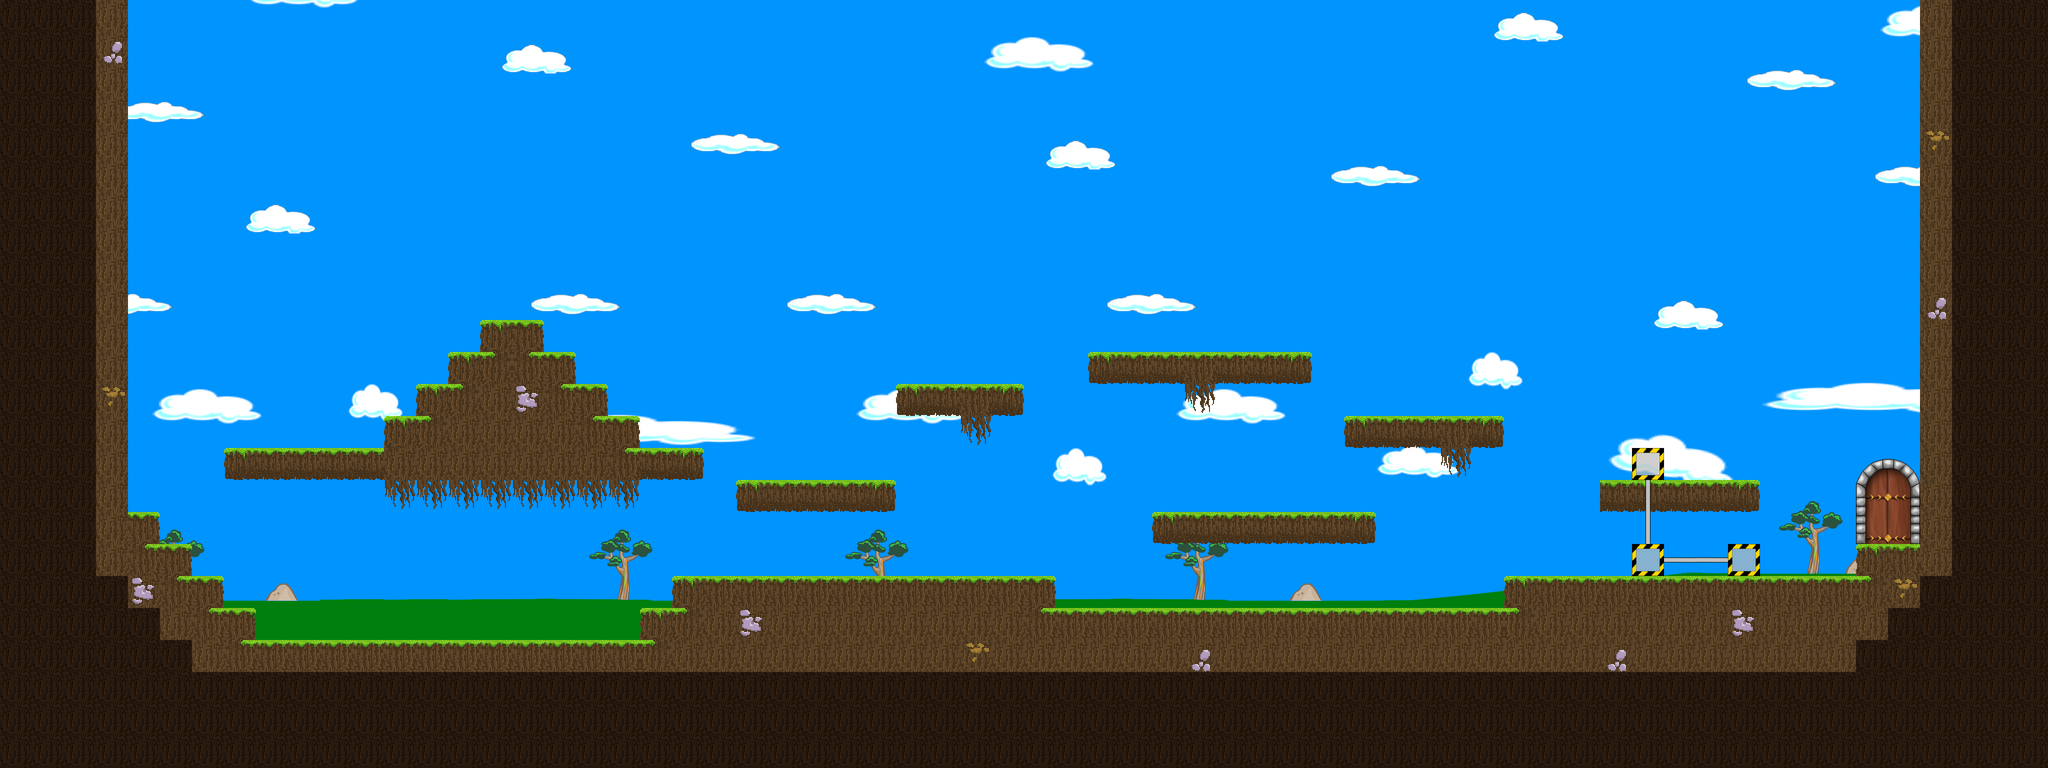

This game map was drawn from its Tiled (.tmx) file and the tilesets committed beside it. A one-line description and the trimmed map source follow:
An orthogonal 64x24 tile map with 64x64 px tiles, 7 tile layers (Hintergrund, Laufebene, Open gate, Gate, ...), 7 tilesets.

<map version="1.0" orientation="orthogonal" renderorder="right-down" width="64" height="24" tilewidth="64" tileheight="64">
 <tileset firstgid="1" name="Rohre" tilewidth="64" tileheight="64">
  <image source="Rohre.png" trans="0000ff" width="256" height="256" />
 </tileset>
 <tileset firstgid="17" name="Maschinen" tilewidth="64" tileheight="64">
  <image source="Maschinen.png" trans="0000ff" width="256" height="256" />
 </tileset>
 <tileset firstgid="33" name="Metallobjekte" tilewidth="64" tileheight="64">
  <image source="Metallobjekte.png" trans="0000ff" width="256" height="256" />
 </tileset>
 <tileset firstgid="49" name="Ampeln" tilewidth="64" tileheight="64">
  <image source="Ampeln.png" width="128" height="128" />
 </tileset>
 <tileset firstgid="53" name="Laufebenen" tilewidth="64" tileheight="64">
  <image source="Laufebenen.png" trans="0000ff" width="256" height="256" />
 </tileset>
 <tileset firstgid="69" name="Hintergrund" tilewidth="64" tileheight="64">
  <image source="Hintergrund.png" trans="0000ff" width="2048" height="1024" />
 </tileset>
 <tileset firstgid="581" name="gate" tilewidth="64" tileheight="64">
  <image source="gate.png" trans="0000ff" width="256" height="256" />
 </tileset>
 <layer name="Hintergrund" width="64" height="24">
  <data>[1536 cells, 1536 non-empty, 512 distinct tile ids]</data>
 </layer>
 <layer name="Laufebene" width="64" height="24">
  <data>[1536 cells, 572 non-empty, 14 distinct tile ids]</data>
 </layer>
 <layer name="Open gate" width="64" height="24">
  <data>[1536 cells, 6 non-empty, 6 distinct tile ids]</data>
 </layer>
 <layer name="Gate" width="64" height="24">
  <data>[1536 cells, 6 non-empty, 6 distinct tile ids]</data>
 </layer>
 <layer name="Pipes" width="64" height="24">
  <data>[1536 cells, 4 non-empty, 2 distinct tile ids]</data>
 </layer>
 <layer name="Ablagen" width="64" height="24">
  <data>[1536 cells, 3 non-empty, 1 distinct tile ids]</data>
 </layer>
 <layer name="Objektebene" width="64" height="24">
  <data>[1536 cells, 0 non-empty, 0 distinct tile ids]</data>
 </layer>
</map>
